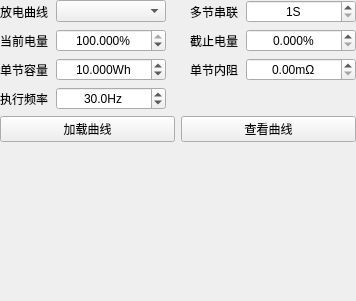
                 <widget class="QWidget" name="scrollAreaWidgetContents_5">
                  <property name="geometry">
                   <rect>
                    <x>0</x>
                    <y>0</y>
                    <width>177</width>
                    <height>301</height>
                   </rect>
                  </property>
                  <layout class="QVBoxLayout" name="verticalLayoutBatSimScroll">
                   <property name="spacing">
                    <number>6</number>
                   </property>
                   <property name="leftMargin">
                    <number>0</number>
                   </property>
                   <property name="topMargin">
                    <number>0</number>
                   </property>
                   <property name="rightMargin">
                    <number>0</number>
                   </property>
                   <property name="bottomMargin">
                    <number>0</number>
                   </property>
                   <item>
                    <layout class="QGridLayout" name="gridLayoutBatSimForm" columnstretch="1,0,0,1,0" columnminimumwidth="0,110,16,0,110">
                     <property name="leftMargin">
                      <number>0</number>
                     </property>
                     <property name="topMargin">
                      <number>0</number>
                     </property>
                     <property name="rightMargin">
                      <number>0</number>
                     </property>
                     <property name="bottomMargin">
                      <number>0</number>
                     </property>
                     <property name="horizontalSpacing">
                      <number>8</number>
                     </property>
                     <property name="verticalSpacing">
                      <number>6</number>
                     </property>
                     <item row="0" column="0">
                      <widget class="QLabel" name="label_32">
                       <property name="text">
                        <string>放电曲线</string>
                       </property>
                       <property name="alignment">
                        <set>Qt::AlignLeading|Qt::AlignLeft|Qt::AlignVCenter</set>
                       </property>
                      </widget>
                     </item>
                     <item row="0" column="1">
                      <widget class="QComboBox" name="comboBatSimCurve">
                       <property name="minimumSize">
                        <size>
                         <width>110</width>
                         <height>0</height>
                        </size>
                       </property>
                       <property name="maximumSize">
                        <size>
                         <width>110</width>
                         <height>16777215</height>
                        </size>
                       </property>
                      </widget>
                     </item>
                     <item row="0" column="3">
                      <widget class="QLabel" name="label_41">
                       <property name="text">
                        <string>多节串联</string>
                       </property>
                       <property name="alignment">
                        <set>Qt::AlignLeading|Qt::AlignLeft|Qt::AlignVCenter</set>
                       </property>
                      </widget>
                     </item>
                     <item row="0" column="4">
                      <widget class="QDoubleSpinBox" name="spinBoxBatSimCells">
                       <property name="suffix">
                        <string>S</string>
                       </property>
                       <property name="decimals">
                        <number>0</number>
                       </property>
                       <property name="minimum">
                        <double>1.000000000000000</double>
                       </property>
                       <property name="maximum">
                        <double>6.000000000000000</double>
                       </property>
                       <property name="singleStep">
                        <double>0.100000000000000</double>
                       </property>
                       <property name="stepType">
                        <enum>QAbstractSpinBox::AdaptiveDecimalStepType</enum>
                       </property>
                       <property name="value">
                        <double>1.000000000000000</double>
                       </property>
                       <property name="minimumSize">
                        <size>
                         <width>110</width>
                         <height>0</height>
                        </size>
                       </property>
                       <property name="maximumSize">
                        <size>
                         <width>110</width>
                         <height>16777215</height>
                        </size>
                       </property>
                       <property name="alignment">
                        <set>Qt::AlignCenter</set>
                       </property>
                      </widget>
                     </item>
                     <item row="1" column="0">
                      <widget class="QLabel" name="label_35">
                       <property name="text">
                        <string>当前电量</string>
                       </property>
                       <property name="alignment">
                        <set>Qt::AlignLeading|Qt::AlignLeft|Qt::AlignVCenter</set>
                       </property>
                      </widget>
                     </item>
                     <item row="1" column="1">
                      <widget class="QDoubleSpinBox" name="spinBoxBatSimCurrent">
                       <property name="suffix">
                        <string>%</string>
                       </property>
                       <property name="decimals">
                        <number>3</number>
                       </property>
                       <property name="minimum">
                        <double>0.000000000000000</double>
                       </property>
                       <property name="maximum">
                        <double>100.000000000000000</double>
                       </property>
                       <property name="singleStep">
                        <double>0.100000000000000</double>
                       </property>
                       <property name="stepType">
                        <enum>QAbstractSpinBox::AdaptiveDecimalStepType</enum>
                       </property>
                       <property name="value">
                        <double>100.000000000000000</double>
                       </property>
                       <property name="minimumSize">
                        <size>
                         <width>110</width>
                         <height>0</height>
                        </size>
                       </property>
                       <property name="maximumSize">
                        <size>
                         <width>110</width>
                         <height>16777215</height>
                        </size>
                       </property>
                       <property name="alignment">
                        <set>Qt::AlignCenter</set>
                       </property>
                      </widget>
                     </item>
                     <item row="1" column="3">
                      <widget class="QLabel" name="label_37">
                       <property name="text">
                        <string>截止电量</string>
                       </property>
                       <property name="alignment">
                        <set>Qt::AlignLeading|Qt::AlignLeft|Qt::AlignVCenter</set>
                       </property>
                      </widget>
                     </item>
                     <item row="1" column="4">
                      <widget class="QDoubleSpinBox" name="spinBoxBatSimStop">
                       <property name="suffix">
                        <string>%</string>
                       </property>
                       <property name="decimals">
                        <number>3</number>
                       </property>
                       <property name="minimum">
                        <double>0.000000000000000</double>
                       </property>
                       <property name="maximum">
                        <double>100.000000000000000</double>
                       </property>
                       <property name="singleStep">
                        <double>0.100000000000000</double>
                       </property>
                       <property name="stepType">
                        <enum>QAbstractSpinBox::AdaptiveDecimalStepType</enum>
                       </property>
                       <property name="value">
                        <double>0.000000000000000</double>
                       </property>
                       <property name="minimumSize">
                        <size>
                         <width>110</width>
                         <height>0</height>
                        </size>
                       </property>
                       <property name="maximumSize">
                        <size>
                         <width>110</width>
                         <height>16777215</height>
                        </size>
                       </property>
                       <property name="alignment">
                        <set>Qt::AlignCenter</set>
                       </property>
                      </widget>
                     </item>
                     <item row="2" column="0">
                      <widget class="QLabel" name="label_33">
                       <property name="text">
                        <string>单节容量</string>
                       </property>
                       <property name="alignment">
                        <set>Qt::AlignLeading|Qt::AlignLeft|Qt::AlignVCenter</set>
                       </property>
                      </widget>
                     </item>
                     <item row="2" column="1">
                      <widget class="QDoubleSpinBox" name="spinBoxBatSimCap">
                       <property name="suffix">
                        <string>Wh</string>
                       </property>
                       <property name="decimals">
                        <number>3</number>
                       </property>
                       <property name="minimum">
                        <double>0.000000000000000</double>
                       </property>
                       <property name="maximum">
                        <double>999.000000000000000</double>
                       </property>
                       <property name="singleStep">
                        <double>0.100000000000000</double>
                       </property>
                       <property name="stepType">
                        <enum>QAbstractSpinBox::AdaptiveDecimalStepType</enum>
                       </property>
                       <property name="value">
                        <double>10.000000000000000</double>
                       </property>
                       <property name="minimumSize">
                        <size>
                         <width>110</width>
                         <height>0</height>
                        </size>
                       </property>
                       <property name="maximumSize">
                        <size>
                         <width>110</width>
                         <height>16777215</height>
                        </size>
                       </property>
                       <property name="alignment">
                        <set>Qt::AlignCenter</set>
                       </property>
                      </widget>
                     </item>
                     <item row="2" column="3">
                      <widget class="QLabel" name="label_40">
                       <property name="text">
                        <string>单节内阻</string>
                       </property>
                       <property name="alignment">
                        <set>Qt::AlignLeading|Qt::AlignLeft|Qt::AlignVCenter</set>
                       </property>
                      </widget>
                     </item>
                     <item row="2" column="4">
                      <widget class="QDoubleSpinBox" name="spinBoxBatSimRes">
                       <property name="suffix">
                        <string>mΩ</string>
                       </property>
                       <property name="decimals">
                        <number>2</number>
                       </property>
                       <property name="minimum">
                        <double>0.000000000000000</double>
                       </property>
                       <property name="maximum">
                        <double>1000.000000000000000</double>
                       </property>
                       <property name="singleStep">
                        <double>0.100000000000000</double>
                       </property>
                       <property name="stepType">
                        <enum>QAbstractSpinBox::AdaptiveDecimalStepType</enum>
                       </property>
                       <property name="value">
                        <double>0.000000000000000</double>
                       </property>
                       <property name="minimumSize">
                        <size>
                         <width>110</width>
                         <height>0</height>
                        </size>
                       </property>
                       <property name="maximumSize">
                        <size>
                         <width>110</width>
                         <height>16777215</height>
                        </size>
                       </property>
                       <property name="alignment">
                        <set>Qt::AlignCenter</set>
                       </property>
                      </widget>
                     </item>
                     <item row="3" column="0">
                      <widget class="QLabel" name="label_38">
                       <property name="text">
                        <string>执行频率</string>
                       </property>
                       <property name="alignment">
                        <set>Qt::AlignLeading|Qt::AlignLeft|Qt::AlignVCenter</set>
                       </property>
                      </widget>
                     </item>
                     <item row="3" column="1">
                      <widget class="QDoubleSpinBox" name="spinBoxBatSimLoopFreq">
                       <property name="suffix">
                        <string>Hz</string>
                       </property>
                       <property name="decimals">
                        <number>1</number>
                       </property>
                       <property name="minimum">
                        <double>0.000000000000000</double>
                       </property>
                       <property name="maximum">
                        <double>100.000000000000000</double>
                       </property>
                       <property name="singleStep">
                        <double>0.100000000000000</double>
                       </property>
                       <property name="stepType">
                        <enum>QAbstractSpinBox::AdaptiveDecimalStepType</enum>
                       </property>
                       <property name="value">
                        <double>30.000000000000000</double>
                       </property>
                       <property name="minimumSize">
                        <size>
                         <width>110</width>
                         <height>0</height>
                        </size>
                       </property>
                       <property name="maximumSize">
                        <size>
                         <width>110</width>
                         <height>16777215</height>
                        </size>
                       </property>
                       <property name="alignment">
                        <set>Qt::AlignCenter</set>
                       </property>
                      </widget>
                     </item>
                    </layout>
                   </item>
                   <item>
                    <layout class="QHBoxLayout" name="horizontalLayoutBatSimButtons" stretch="1,1">
                     <property name="spacing">
                      <number>6</number>
                     </property>
                     <item>
                      <widget class="QPushButton" name="btnBatSimLoad">
                       <property name="text">
                        <string>加载曲线</string>
                       </property>
                      </widget>
                     </item>
                     <item>
                      <widget class="QPushButton" name="btnBatSimPreview">
                       <property name="text">
                        <string>查看曲线</string>
                       </property>
                      </widget>
                     </item>
                    </layout>
                   </item>
                   <item>
                    <spacer name="verticalSpacerBatSim">
                     <property name="orientation">
                      <enum>Qt::Vertical</enum>
                     </property>
                     <property name="sizeHint">
                      <size>
                       <width>20</width>
                       <height>0</height>
                      </size>
                     </property>
                    </spacer>
                   </item>
                  </layout>
                 </widget>
